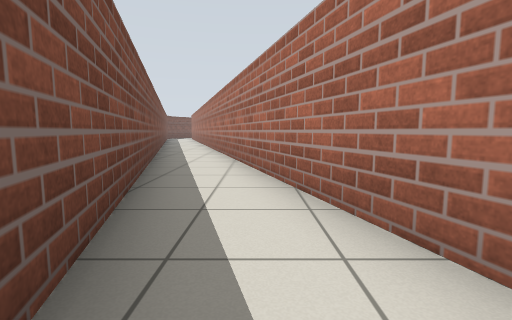
View 1 (above)

12 first-person views from a walk through a robot-simulator world made for Gazebo. The camera is 0.72 m above the floor, tilts 6° down and sees 85° across. The floor is counted in squares, 1 m on a side. Each view is taken from the middle of a square. On the plan, view 1 faces up. The plan holds only what a view shows up to about 10 squares ahead; the rest is blank. The place goes on beyond the plan.

View 2
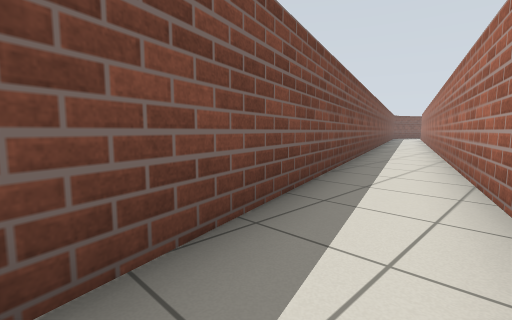

View 3
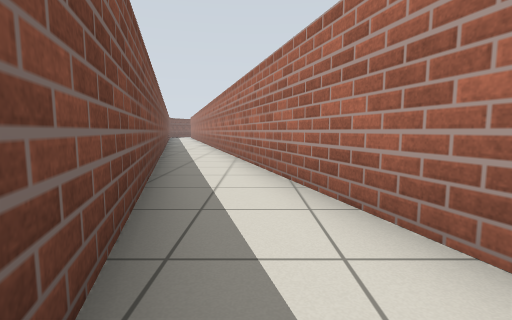

View 4
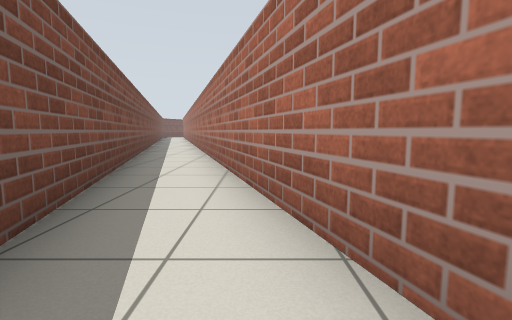

View 5
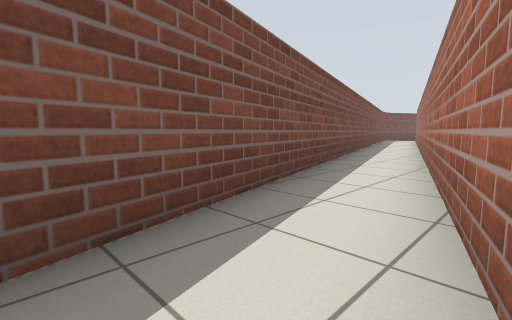

View 6
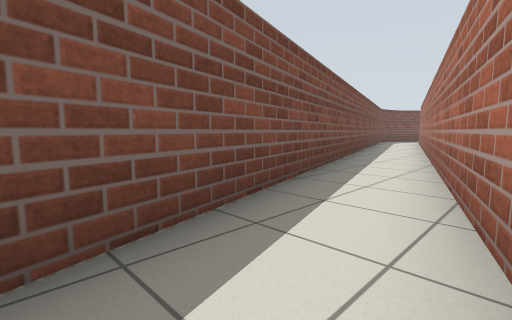

View 7
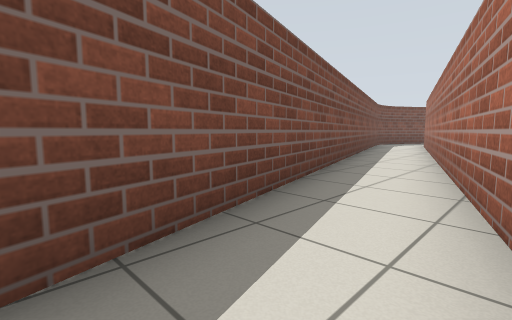

View 8
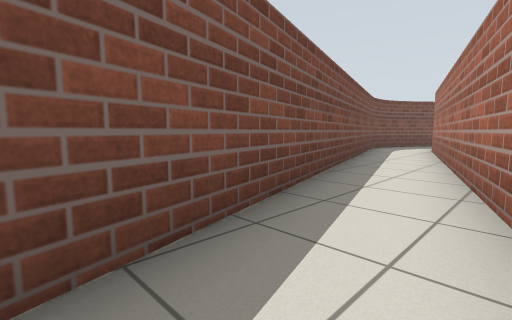

View 9
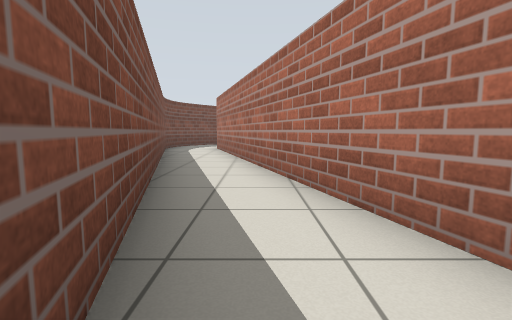

View 10
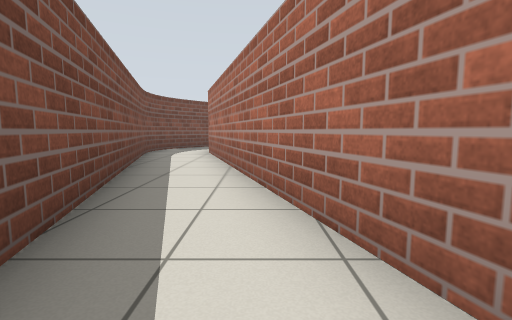

View 11
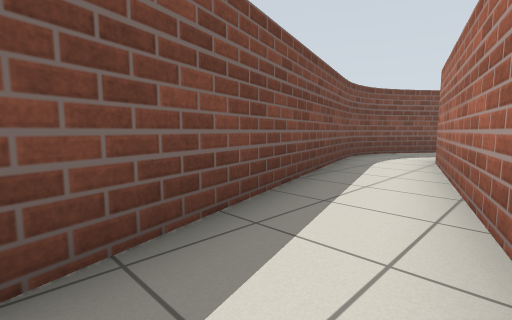

View 12
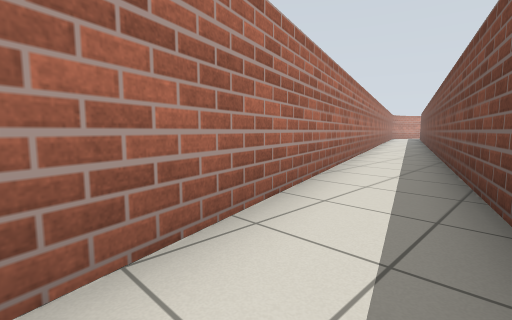

### Floor plan
Points are (right, up) in squares from view 1. A wall is a line through its corners. A room is listed if a view was taken in it or the views show most of it. See-through windows are left out.
Room 1 (views 1, 5, 12)
walls: (1.4, 0.6) (-0.1, 5.6); (-2.1, 5.4) (-0.4, -0.6)
ways out: opening at (1, 0) to room 2; opening at (-1, 5) to room 3
Room 2 (views 2, 3, 4)
walls: (-0.4, -0.6) (1.1, -5.6); (3.2, -5.6) (1.4, 0.6)
ways out: opening at (1, 0) to room 1
Room 3 (view 6)
walls: (-0.1, 5.6) (-1.3, 9.7); (-3.2, 9.2) (-2.1, 5.4)
ways out: opening at (-1, 5) to room 1; opening at (-2, 9) to room 4
Room 4 (view 7)
walls: (-4.1, 12.3) (-3.2, 9.2); (-1.3, 9.7) (-2.1, 12.6)
ways out: opening at (-2, 9) to room 3; opening at (-3, 12) to room 5
Room 5 (views 8, 9, 10, 11)
walls: (-5.3, 16.3) (-4.1, 12.3); (-2.1, 12.6) (-3.6, 17.8)
ways out: opening at (-3, 12) to room 4; opening at (-4, 17) to room 6
Room 6 (no view inside)
walls: (-3.6, 17.8) (-5.1, 22.8); (-7, 22.3) (-5.3, 16.3)
ways out: opening at (-4, 17) to room 5; opening at (-6, 22) to room 7
Room 7 (no view inside)
walls: (-7.6, 24.2) (-7, 22.3); (-7.6, 24.5) (-7.6, 24); (-5.1, 22.8) (-5.6, 24.5)
ways out: opening at (-6, 22) to room 6

Positions as (right, up) in squares from view 1, and headings:
1: (0, 0), facing up
2: (1, -1), facing up-left
3: (1, -4), facing up
4: (2, -5), facing up
5: (0, 4), facing up-left
6: (-1, 7), facing up-left
7: (-2, 10), facing up-left
8: (-3, 13), facing up-left
9: (-4, 13), facing up
10: (-4, 15), facing up
11: (-4, 17), facing up-left
12: (-1, 4), facing down-right
